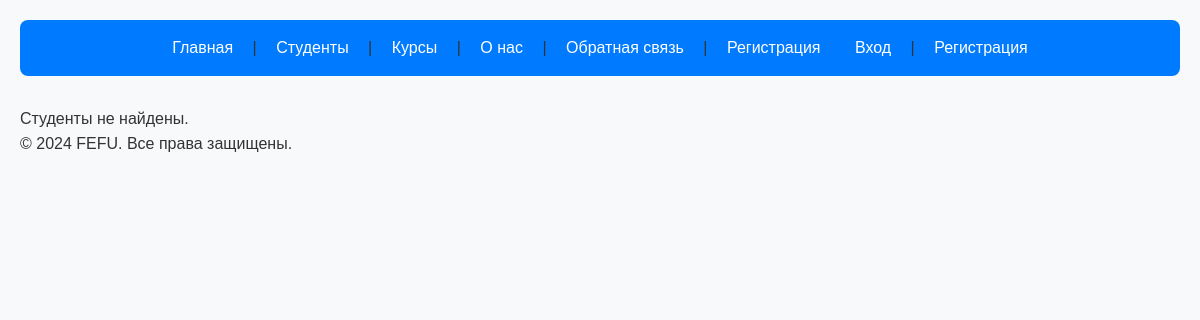
/students/, run on an earlier commit of the app's database.
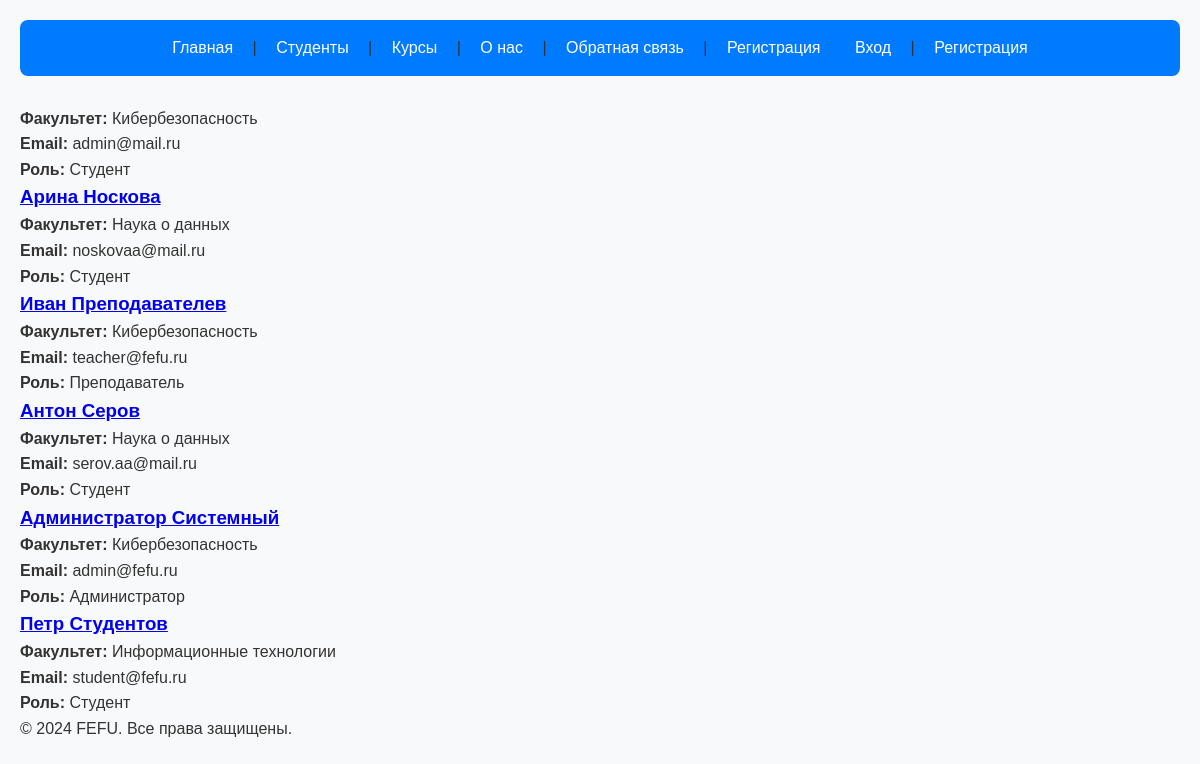
And on a later commit of the database.
### fefu_lab/models.py (models this page shows, shortened)
class Student(models.Model):
    ROLE_CHOICES = [
        ('STUDENT', 'Студент'),
        ('TEACHER', 'Преподаватель'),
        ('ADMIN', 'Администратор'),
    ]
    FACULTY_CHOICES = [
        ('CS', 'Кибербезопасность'),
        ('SE', 'Программная инженерия'),
        ('IT', 'Информационные технологии'),
        ('DS', 'Наука о данных'),
        ('WEB', 'Веб-технологии'),
    ]
    user = models.OneToOneField(
        User,
        on_delete=models.CASCADE,
        related_name='student_profile',
        verbose_name='Пользователь'
    )
    phone = models.CharField(
        max_length=20,
        blank=True,
        verbose_name='Телефон'
    )
    avatar = models.ImageField(
        upload_to='avatars/',
        blank=True,
        null=True,
        verbose_name='Аватар'
    )
    bio = models.TextField(
        blank=True,
        verbose_name='О себе'
    )
    role = models.CharField(
        max_length=10,
        choices=ROLE_CHOICES,
        default='STUDENT',
        verbose_name='Роль'
    )
    faculty = models.CharField(
        max_length=3,
        choices=FACULTY_CHOICES,
        default='CS',
        verbose_name='Факультет'
    )
    birth_date = models.DateField(
        null=True,
        blank=True,
        verbose_name='Дата рождения'
    )
    is_active = models.BooleanField(
        default=True,
        verbose_name='Активен'
    )
    created_at = models.DateTimeField(
        auto_now_add=True,
        verbose_name='Дата создания'
    )
    updated_at = models.DateTimeField(
        auto_now=True,
        verbose_name='Дата обновления'
    )
    class Meta:
        verbose_name = 'Профиль студента'
        verbose_name_plural = 'Профили студентов'
        ordering = ['user__last_name', 'user__first_name']
    @property
    def full_name(self):
        return f"{self.user.first_name} {self.user.last_name}"
    @property
    def email(self):
        return self.user.email
    def get_faculty_display_name(self):
        return dict(self.FACULTY_CHOICES).get(self.faculty, 'Неизвестно')

### fefu_lab/views.py (the view)
# urls.py: path('students/', views.StudentListView.as_view(), name='student_list'),
class StudentListView(ListView):
    model = Student
    template_name = 'fefu_lab/student_list.html'
    context_object_name = 'students'
    paginate_by = 10
    def get_queryset(self):
        return Student.objects.filter(is_active=True).select_related('user')

### templates/fefu_lab/student_list.html (shortened to what this page needs)
{% extends 'fefu_lab/base.html' %}
{% block content %}
<div class="student-grid">
    {% for student in students %}
    <div class="student-card">
        <h3>
            <a href="{% url 'student_profile' student.pk %}">
                {{ student.full_name }}
            </a>
        </h3>
        <p><strong>Факультет:</strong> {{ student.get_faculty_display_name }}</p>
        <p><strong>Email:</strong> {{ student.email }}</p>
        <p><strong>Роль:</strong> {{ student.get_role_display }}</p>
    </div>
    {% empty %}
    <div class="no-students">
        <p>Студенты не найдены.</p>
    </div>
    {% endfor %}
</div>
{% endblock %}

What changed in the data, as far as the page shows it:
added Student: get_faculty_display_name "Кибербезопасность", email "admin@mail.ru", role "Студент"
added Student: full_name "Арина Носкова", get_faculty_display_name "Наука о данных", email "noskovaa@mail.ru", role "Студент"
added Student: full_name "Иван Преподавателев", get_faculty_display_name "Кибербезопасность", email "teacher@fefu.ru", role "Преподаватель"
added Student: full_name "Антон Серов", get_faculty_display_name "Наука о данных", email "serov.aa@mail.ru", role "Студент"
added Student: full_name "Администратор Системный", get_faculty_display_name "Кибербезопасность", email "admin@fefu.ru", role "Администратор"
added Student: full_name "Петр Студентов", get_faculty_display_name "Информационные технологии", email "student@fefu.ru", role "Студент"
Also different on the page:
text no longer shown: "Студенты не найдены."
